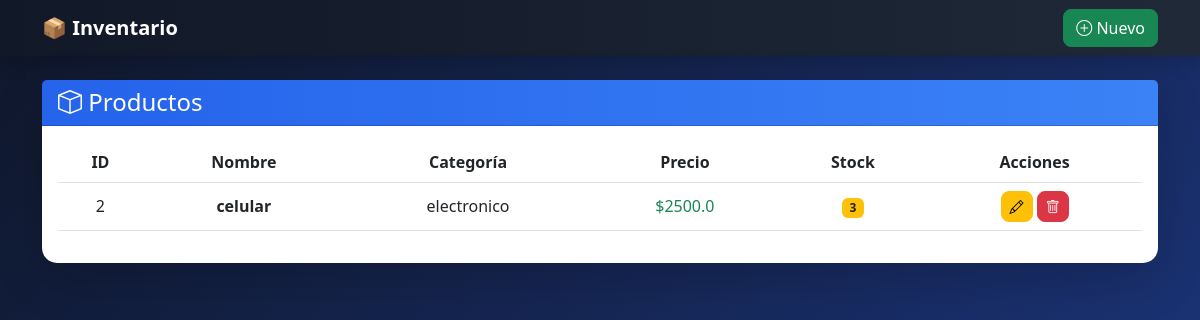
Before: / with the older database file.
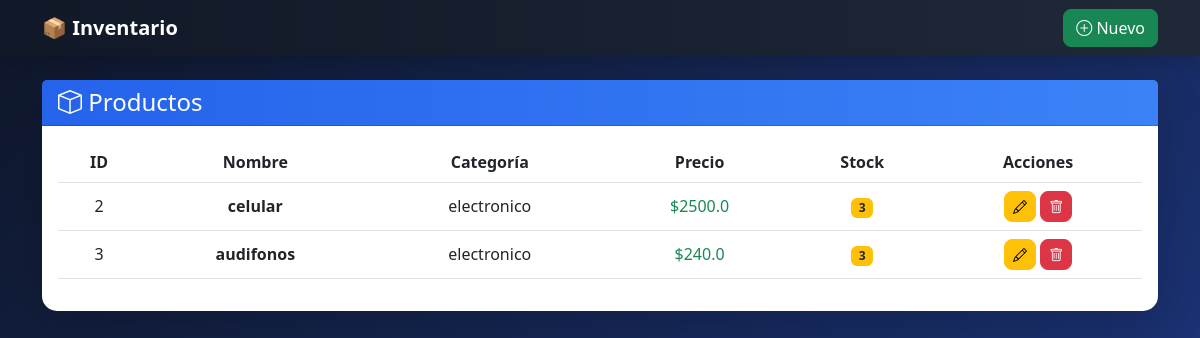
After: the same page with the newer database file.
### tables this page shows
CREATE TABLE productos (
            id INTEGER PRIMARY KEY AUTOINCREMENT,
            nombre TEXT,
            categoria TEXT,
            precio REAL,
            stock INTEGER
        );

### app.py (the view)
@app.route('/')
def listar():
    conn = get_db()
    productos = conn.execute("SELECT * FROM productos").fetchall()
    conn.close()
    return render_template("index.html", productos=productos)

### app.py (called while the page is built)
def get_db():
    conn = sqlite3.connect("inventario.db")
    conn.row_factory = sqlite3.Row
    return conn

### templates/index.html
{% extends 'base.html' %}
{% block content %}
<div class="card shadow-lg border-0">
    <div class="card-header d-flex justify-content-between align-items-center">
        <h4 class="mb-0"><i class="bi bi-box"></i> Productos</h4>
    </div>
    <div class="card-body">
        <table class="table align-middle text-center">
            <thead>
                <tr>
                    <th>ID</th>
                    <th>Nombre</th>
                    <th>Categoría</th>
                    <th>Precio</th>
                    <th>Stock</th>
                    <th>Acciones</th>
                </tr>
            </thead>
            <tbody>
                {% for p in productos %}
                <tr>
                    <td>{{ p.id }}</td>
                    <td class="fw-bold">{{ p.nombre }}</td>
                    <td>{{ p.categoria }}</td>
                    <td class="text-success">${{ p.precio }}</td>
                    <td>
                        {% if p.stock > 10 %}
                            <span class="badge bg-success">{{ p.stock }}</span>
                        {% elif p.stock > 0 %}
                            <span class="badge bg-warning text-dark">{{ p.stock }}</span>
                        {% else %}
                            <span class="badge bg-danger">0</span>
                        {% endif %}
                    </td>
                    <td>
                        <a href="/editar/{{ p.id }}" class="btn btn-warning btn-sm">
                            <i class="bi bi-pencil"></i>
                        </a>
                        <a href="/eliminar/{{ p.id }}" class="btn btn-danger btn-sm">
                            <i class="bi bi-trash"></i>
                        </a>
                    </td>
                </tr>
                {% endfor %}
            </tbody>
        </table>
    </div>
</div>
{% endblock %}

### templates/base.html (shortened to what this page needs)
<!DOCTYPE html>
<html lang="es">
<head>
    <link href="https://cdn.jsdelivr.net/npm/bootstrap@5.3.0/dist/css/bootstrap.min.css" rel="stylesheet">
    <link href="https://cdn.jsdelivr.net/npm/bootstrap-icons/font/bootstrap-icons.css" rel="stylesheet">
    <link rel="stylesheet" href="{{ url_for('static', filename='styles.css') }}">
</head>
<body>
<nav class="navbar navbar-dark shadow">
    <div class="container">
        <a class="navbar-brand fw-bold" href="/">📦 Inventario</a>
        <a href="/registrar" class="btn btn-success">
            <i class="bi bi-plus-circle"></i> Nuevo
        </a>
    </div>
</nav>
<div class="container mt-4">
    {% block content %}{% endblock %}
</div>
</body>
</html>

### static/styles.css (style rules this page uses)
body { background: linear-gradient(135deg, #0f172a, #1e3a8a); min-height: 100vh; }
.navbar { background: linear-gradient(90deg, #111827, #1f2937); }
.card { border-radius: 15px; }
.card-header { background: linear-gradient(90deg, #2563eb, #3b82f6); color: white; }
.table thead { background: #111827; color: white; }
.btn { border-radius: 8px; }

Changed rows visible on the page:
added productos: id "3", nombre "audifonos", categoria "electronico", precio "240.0", stock "3"
